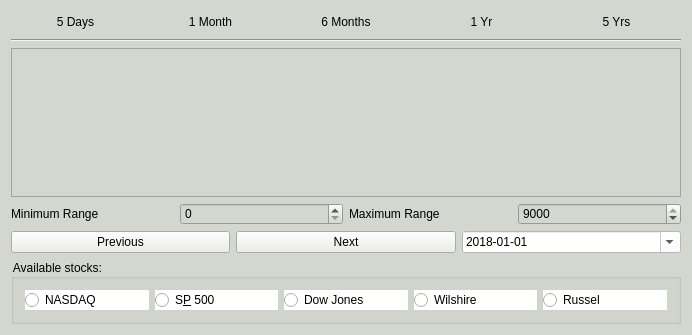
<?xml version="1.0" encoding="UTF-8"?>
<ui version="4.0">
 <class>MainWindow</class>
 <widget class="QMainWindow" name="MainWindow">
  <property name="geometry">
   <rect>
    <x>0</x>
    <y>0</y>
    <width>692</width>
    <height>335</height>
   </rect>
  </property>
  <property name="minimumSize">
   <size>
    <width>692</width>
    <height>335</height>
   </size>
  </property>
  <property name="windowTitle">
   <string>MainWindow</string>
  </property>
  <property name="styleSheet">
   <string notr="true">background-color:white</string>
  </property>
  <widget class="QWidget" name="centralWidget">
   <property name="minimumSize">
    <size>
     <width>692</width>
     <height>335</height>
    </size>
   </property>
   <property name="autoFillBackground">
    <bool>false</bool>
   </property>
   <property name="styleSheet">
    <string notr="true">background-color:rgb(211, 215, 207)</string>
   </property>
   <layout class="QVBoxLayout" name="verticalLayout_2">
    <item>
     <layout class="QVBoxLayout" name="verticalLayout">
      <item>
       <layout class="QHBoxLayout" name="horizontalLayout">
        <item>
         <widget class="QPushButton" name="fiveDays">
          <property name="autoFillBackground">
           <bool>false</bool>
          </property>
          <property name="styleSheet">
           <string notr="true">color:black;
background-color:white</string>
          </property>
          <property name="text">
           <string>5 Days</string>
          </property>
          <property name="checkable">
           <bool>false</bool>
          </property>
          <property name="checked">
           <bool>false</bool>
          </property>
          <property name="autoExclusive">
           <bool>false</bool>
          </property>
          <property name="flat">
           <bool>true</bool>
          </property>
         </widget>
        </item>
        <item>
         <widget class="QPushButton" name="oneMonth">
          <property name="autoFillBackground">
           <bool>false</bool>
          </property>
          <property name="styleSheet">
           <string notr="true">color:black;
background-color:white</string>
          </property>
          <property name="text">
           <string>1 Month</string>
          </property>
          <property name="checkable">
           <bool>false</bool>
          </property>
          <property name="checked">
           <bool>false</bool>
          </property>
          <property name="autoExclusive">
           <bool>false</bool>
          </property>
          <property name="flat">
           <bool>true</bool>
          </property>
         </widget>
        </item>
        <item>
         <widget class="QPushButton" name="sixMonths">
          <property name="autoFillBackground">
           <bool>false</bool>
          </property>
          <property name="styleSheet">
           <string notr="true">color:black;
background-color:white</string>
          </property>
          <property name="text">
           <string>6 Months</string>
          </property>
          <property name="checkable">
           <bool>false</bool>
          </property>
          <property name="checked">
           <bool>false</bool>
          </property>
          <property name="autoExclusive">
           <bool>false</bool>
          </property>
          <property name="flat">
           <bool>true</bool>
          </property>
         </widget>
        </item>
        <item>
         <widget class="QPushButton" name="oneYear">
          <property name="autoFillBackground">
           <bool>false</bool>
          </property>
          <property name="styleSheet">
           <string notr="true">color:black;
background-color:white</string>
          </property>
          <property name="text">
           <string>1 Yr</string>
          </property>
          <property name="checkable">
           <bool>false</bool>
          </property>
          <property name="checked">
           <bool>false</bool>
          </property>
          <property name="autoExclusive">
           <bool>false</bool>
          </property>
          <property name="flat">
           <bool>true</bool>
          </property>
         </widget>
        </item>
        <item>
         <widget class="QPushButton" name="fiveYears">
          <property name="autoFillBackground">
           <bool>false</bool>
          </property>
          <property name="styleSheet">
           <string notr="true">color:black;
background-color:white</string>
          </property>
          <property name="text">
           <string>5 Yrs</string>
          </property>
          <property name="checkable">
           <bool>false</bool>
          </property>
          <property name="checked">
           <bool>false</bool>
          </property>
          <property name="autoExclusive">
           <bool>false</bool>
          </property>
          <property name="flat">
           <bool>true</bool>
          </property>
         </widget>
        </item>
       </layout>
      </item>
      <item>
       <widget class="Line" name="line">
        <property name="orientation">
         <enum>Qt::Horizontal</enum>
        </property>
       </widget>
      </item>
      <item>
       <widget class="QChartView" name="graphicsView">
        <property name="mouseTracking">
         <bool>false</bool>
        </property>
        <property name="acceptDrops">
         <bool>false</bool>
        </property>
        <property name="autoFillBackground">
         <bool>true</bool>
        </property>
        <property name="frameShape">
         <enum>QFrame::StyledPanel</enum>
        </property>
        <property name="verticalScrollBarPolicy">
         <enum>Qt::ScrollBarAlwaysOff</enum>
        </property>
        <property name="horizontalScrollBarPolicy">
         <enum>Qt::ScrollBarAlwaysOff</enum>
        </property>
        <property name="sizeAdjustPolicy">
         <enum>QAbstractScrollArea::AdjustToContents</enum>
        </property>
        <property name="dragMode">
         <enum>QGraphicsView::NoDrag</enum>
        </property>
        <property name="transformationAnchor">
         <enum>QGraphicsView::NoAnchor</enum>
        </property>
        <property name="viewportUpdateMode">
         <enum>QGraphicsView::SmartViewportUpdate</enum>
        </property>
        <property name="rubberBandSelectionMode">
         <enum>Qt::ContainsItemShape</enum>
        </property>
       </widget>
      </item>
      <item>
       <layout class="QHBoxLayout" name="horizontalLayout_2">
        <item>
         <widget class="QLabel" name="CurrentVal">
          <property name="text">
           <string>Minimum Range</string>
          </property>
         </widget>
        </item>
        <item>
         <widget class="QSpinBox" name="min">
          <property name="maximum">
           <number>9000</number>
          </property>
          <property name="singleStep">
           <number>100</number>
          </property>
         </widget>
        </item>
        <item>
         <widget class="QLabel" name="CurrentVal_2">
          <property name="text">
           <string>Maximum Range</string>
          </property>
         </widget>
        </item>
        <item>
         <widget class="QSpinBox" name="max">
          <property name="maximum">
           <number>9000</number>
          </property>
          <property name="singleStep">
           <number>100</number>
          </property>
          <property name="value">
           <number>9000</number>
          </property>
         </widget>
        </item>
       </layout>
      </item>
      <item>
       <layout class="QHBoxLayout" name="horizontalLayout_3">
        <item>
         <widget class="QPushButton" name="previous">
          <property name="autoFillBackground">
           <bool>false</bool>
          </property>
          <property name="styleSheet">
           <string notr="true">background-color:rgb(238, 238, 236)</string>
          </property>
          <property name="text">
           <string>Previous</string>
          </property>
         </widget>
        </item>
        <item>
         <widget class="QPushButton" name="next">
          <property name="autoFillBackground">
           <bool>false</bool>
          </property>
          <property name="styleSheet">
           <string notr="true">background-color:rgb(238, 238, 236)</string>
          </property>
          <property name="text">
           <string>Next</string>
          </property>
         </widget>
        </item>
        <item>
         <widget class="QDateEdit" name="currentDate">
          <property name="styleSheet">
           <string notr="true">background-color:white</string>
          </property>
          <property name="showGroupSeparator" stdset="0">
           <bool>false</bool>
          </property>
          <property name="dateTime">
           <datetime>
            <hour>0</hour>
            <minute>0</minute>
            <second>0</second>
            <year>2018</year>
            <month>1</month>
            <day>1</day>
           </datetime>
          </property>
          <property name="maximumDate">
           <date>
            <year>2019</year>
            <month>1</month>
            <day>10</day>
           </date>
          </property>
          <property name="minimumDate">
           <date>
            <year>1970</year>
            <month>12</month>
            <day>31</day>
           </date>
          </property>
          <property name="currentSection">
           <enum>QDateTimeEdit::YearSection</enum>
          </property>
          <property name="displayFormat">
           <string>yyyy-MM-dd</string>
          </property>
          <property name="calendarPopup">
           <bool>true</bool>
          </property>
         </widget>
        </item>
       </layout>
      </item>
      <item>
       <widget class="QGroupBox" name="stocks">
        <property name="title">
         <string>Available stocks:</string>
        </property>
        <property name="checkable">
         <bool>false</bool>
        </property>
        <layout class="QHBoxLayout" name="horizontalLayout_4">
         <item>
          <widget class="QRadioButton" name="nasdaq">
           <property name="autoFillBackground">
            <bool>false</bool>
           </property>
           <property name="styleSheet">
            <string notr="true">background-color:white</string>
           </property>
           <property name="text">
            <string>NASDAQ</string>
           </property>
           <property name="autoExclusive">
            <bool>false</bool>
           </property>
          </widget>
         </item>
         <item>
          <widget class="QRadioButton" name="sp500">
           <property name="autoFillBackground">
            <bool>false</bool>
           </property>
           <property name="styleSheet">
            <string notr="true">background-color:white</string>
           </property>
           <property name="text">
            <string>S&amp;P 500</string>
           </property>
           <property name="autoExclusive">
            <bool>false</bool>
           </property>
          </widget>
         </item>
         <item>
          <widget class="QRadioButton" name="dowjones">
           <property name="autoFillBackground">
            <bool>false</bool>
           </property>
           <property name="styleSheet">
            <string notr="true">background-color:white</string>
           </property>
           <property name="text">
            <string>Dow Jones</string>
           </property>
           <property name="autoExclusive">
            <bool>false</bool>
           </property>
          </widget>
         </item>
         <item>
          <widget class="QRadioButton" name="wilshire">
           <property name="autoFillBackground">
            <bool>false</bool>
           </property>
           <property name="styleSheet">
            <string notr="true">background-color:white</string>
           </property>
           <property name="text">
            <string>Wilshire</string>
           </property>
           <property name="autoExclusive">
            <bool>false</bool>
           </property>
          </widget>
         </item>
         <item>
          <widget class="QRadioButton" name="russel">
           <property name="autoFillBackground">
            <bool>false</bool>
           </property>
           <property name="styleSheet">
            <string notr="true">background-color:white</string>
           </property>
           <property name="text">
            <string>Russel</string>
           </property>
           <property name="autoExclusive">
            <bool>false</bool>
           </property>
          </widget>
         </item>
        </layout>
       </widget>
      </item>
     </layout>
    </item>
   </layout>
  </widget>
 </widget>
 <layoutdefault spacing="6" margin="11"/>
 <customwidgets>
  <customwidget>
   <class>QChartView</class>
   <extends>QGraphicsView</extends>
   <header>QtCharts</header>
   <slots>
    <signal>hovered(QPointF,bool)</signal>
    <signal>hovered(QPoint,bool)</signal>
   </slots>
  </customwidget>
 </customwidgets>
 <resources/>
 <connections/>
</ui>
